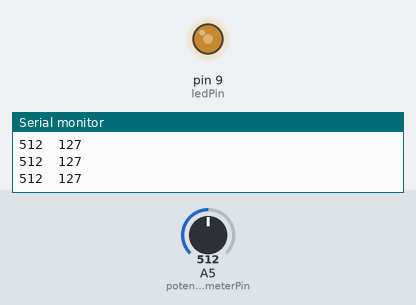
Bench run of a sketch on a simulated Arduino Uno, built with avr-gcc and run on an emulated ATmega328P. On the bench: output pins drawn as LEDs (lit = HIGH), the last lines printed to the serial monitor. The inputs (shaded band) are chosen by the test bench; at power-on: A5 (potentiometerPin) = 512.

Above: at 1.2 s.
1.3 s: A5 (potentiometerPin) set to 409
At 2.3 s:
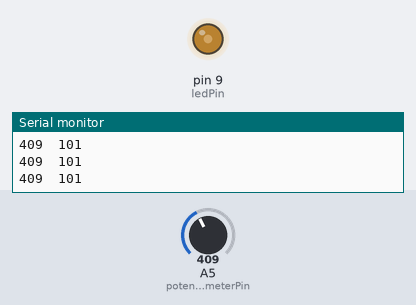
2.8 s: A5 (potentiometerPin) set to 395
At 3.3 s:
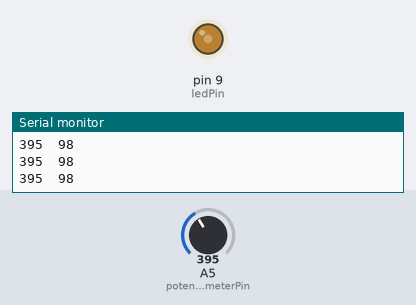
5.8 s: A5 (potentiometerPin) set to 122
At 6.8 s:
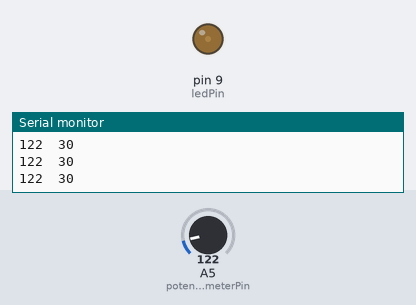
7.3 s: A5 (potentiometerPin) set to 0
At 7.7 s:
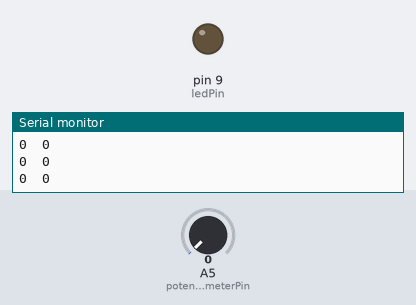
8.8 s: A5 (potentiometerPin) set to 716
At 10.0 s:
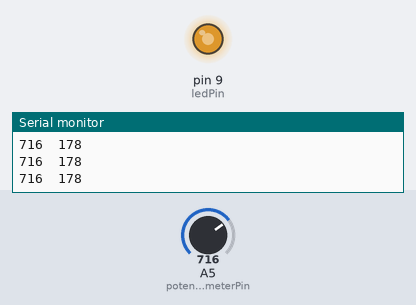
10.3 s: A5 (potentiometerPin) set to 511
At 11.5 s:
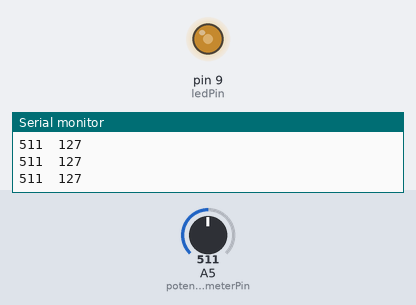
Timing chart, 0 to 12.8 s (numbered marks = the images above; inputs shaded):
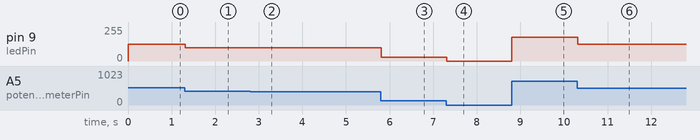

The sketch:

main.ino
```cpp
// Init pin numbers we used for components
int ledPin = 9; // We used 9 because it supports analog write
int potentiometerPin = A5; // We use analog because we read values of potentiometer from 0 to 1023

void setup() {
  pinMode(ledPin, OUTPUT); // set led pin as output
  pinMode(potentiometerPin, INPUT); // set potentiometer pin as input
  Serial.begin(9600); // Init debugger
}

void loop() {
  int potentiometerValue = analogRead(potentiometerPin); // We read value from potentiometer, it's in [0, 1023] range
  int potentiometerValueMapped = map(potentiometerValue, 0, 1023, 0, 255); // We map the value to [0, 255] range
                                                                           //because analog output is 8-bit
  Serial.print(potentiometerValue); // We log read value
  Serial.print("\t"); // We make this so it's prettier
  Serial.print(potentiometerValueMapped); // And mapped value
  Serial.print("\n");
  analogWrite(ledPin, potentiometerValueMapped); // We write mapped value to led pin so we can dim it
}
```

Measured:
- after the input at 1.3 s, pin 9 (ledPin): 127/255 → 101/255 at once
- after the input at 2.8 s, pin 9 (ledPin): 101/255 → 98/255 at once
- after the input at 5.8 s, pin 9 (ledPin): 98/255 → 30/255 at once
- after the input at 7.3 s, pin 9 (ledPin): 30/255 → 0/255 at once
- after the input at 8.8 s, pin 9 (ledPin): 0/255 → 178/255 at once
- after the input at 10.3 s, pin 9 (ledPin): 178/255 → 127/255 at once
